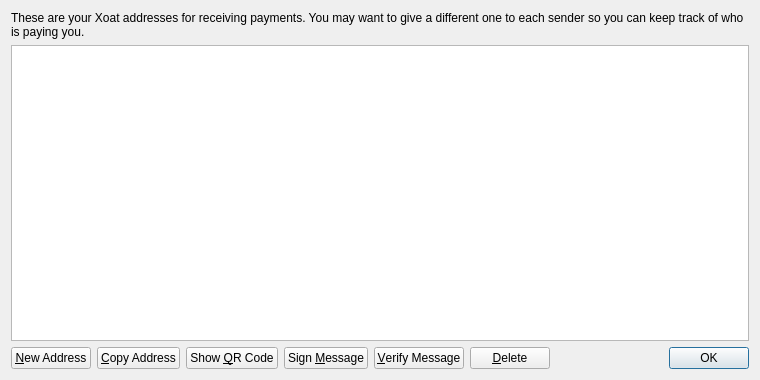
<?xml version="1.0" encoding="UTF-8"?>
<ui version="4.0">
 <class>AddressBookPage</class>
 <widget class="QWidget" name="AddressBookPage">
  <property name="geometry">
   <rect>
    <x>0</x>
    <y>0</y>
    <width>760</width>
    <height>380</height>
   </rect>
  </property>
  <property name="windowTitle">
   <string>Address Book</string>
  </property>
  <layout class="QVBoxLayout" name="verticalLayout">
   <item>
    <widget class="QLabel" name="labelExplanation">
     <property name="text">
      <string>These are your Xoat addresses for receiving payments. You may want to give a different one to each sender so you can keep track of who is paying you.</string>
     </property>
     <property name="textFormat">
      <enum>Qt::PlainText</enum>
     </property>
     <property name="wordWrap">
      <bool>true</bool>
     </property>
    </widget>
   </item>
   <item>
    <widget class="QTableView" name="tableView">
     <property name="contextMenuPolicy">
      <enum>Qt::CustomContextMenu</enum>
     </property>
     <property name="toolTip">
      <string>Double-click to edit address or label</string>
     </property>
     <property name="tabKeyNavigation">
      <bool>false</bool>
     </property>
     <property name="selectionMode">
      <enum>QAbstractItemView::SingleSelection</enum>
     </property>
     <property name="selectionBehavior">
      <enum>QAbstractItemView::SelectRows</enum>
     </property>
     <property name="sortingEnabled">
      <bool>true</bool>
     </property>
     <attribute name="verticalHeaderVisible">
      <bool>false</bool>
     </attribute>
    </widget>
   </item>
   <item>
    <layout class="QHBoxLayout" name="horizontalLayout">
     <item>
      <widget class="QPushButton" name="newAddressButton">
       <property name="toolTip">
        <string>Create a new address</string>
       </property>
       <property name="text">
        <string>&amp;New Address</string>
       </property>
      </widget>
     </item>
     <item>
      <widget class="QPushButton" name="copyToClipboard">
       <property name="toolTip">
        <string>Copy the currently selected address to the system clipboard</string>
       </property>
       <property name="text">
        <string>&amp;Copy Address</string>
       </property>
      </widget>
     </item>
     <item>
      <widget class="QPushButton" name="showQRCode">
       <property name="text">
        <string>Show &amp;QR Code</string>
       </property>
      </widget>
     </item>
     <item>
      <widget class="QPushButton" name="signMessage">
       <property name="toolTip">
        <string>Sign a message to prove you own a Xoat address</string>
       </property>
       <property name="text">
        <string>Sign &amp;Message</string>
       </property>
      </widget>
     </item>
     <item>
      <widget class="QPushButton" name="verifyMessage">
       <property name="toolTip">
        <string>Verify a message to ensure it was signed with a specified Xoat address</string>
       </property>
       <property name="text">
        <string>&amp;Verify Message</string>
       </property>
      </widget>
     </item>
     <item>
      <widget class="QPushButton" name="deleteButton">
       <property name="toolTip">
        <string>Delete the currently selected address from the list</string>
       </property>
       <property name="text">
        <string>&amp;Delete</string>
       </property>
      </widget>
     </item>
     <item>
      <spacer name="horizontalSpacer">
       <property name="orientation">
        <enum>Qt::Horizontal</enum>
       </property>
       <property name="sizeHint" stdset="0">
        <size>
         <width>40</width>
         <height>20</height>
        </size>
       </property>
      </spacer>
     </item>
     <item>
      <widget class="QDialogButtonBox" name="buttonBox">
       <property name="sizePolicy">
        <sizepolicy hsizetype="Maximum" vsizetype="Fixed">
         <horstretch>0</horstretch>
         <verstretch>0</verstretch>
        </sizepolicy>
       </property>
       <property name="standardButtons">
        <set>QDialogButtonBox::Ok</set>
       </property>
      </widget>
     </item>
    </layout>
   </item>
  </layout>
 </widget>
 <resources>
  <include location="../bitcoin.qrc"/>
 </resources>
 <connections/>
</ui>
